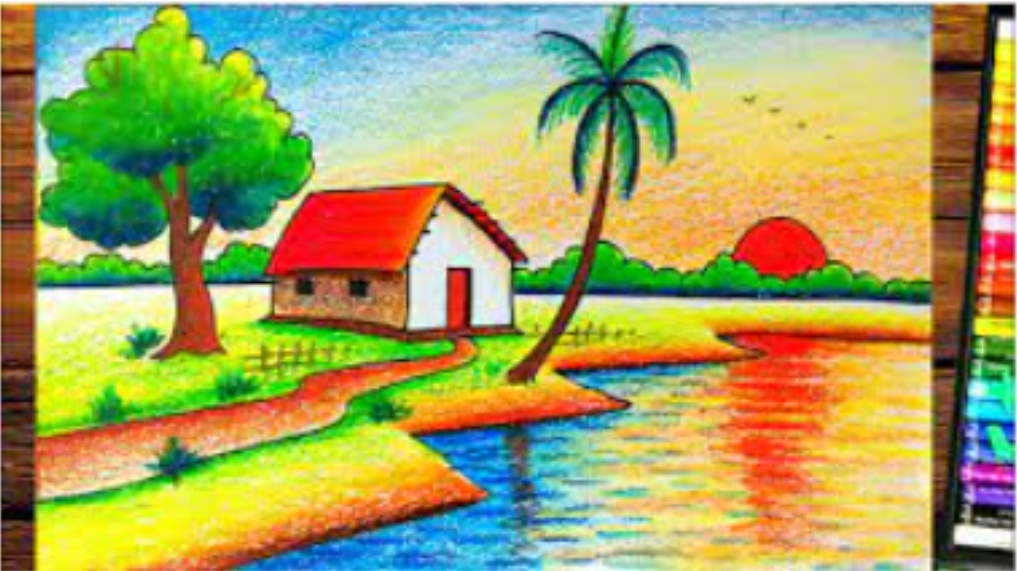
#> input picture Lab Experiments/Input/Image 2.png, 1017 x 571 px
$ python Program2.py
#> lines starting #> are read from the running program, lines starting #| are printed output that depends on the picture
import cv2

img = cv2.imread("Input/Image 2.png")
#> img is the input picture: shape (571, 1017, 3); mean B, G, R 96.5, 162.9, 161.6

if img is not None:
    blurred_img = cv2.GaussianBlur(img, (15, 15), 0)
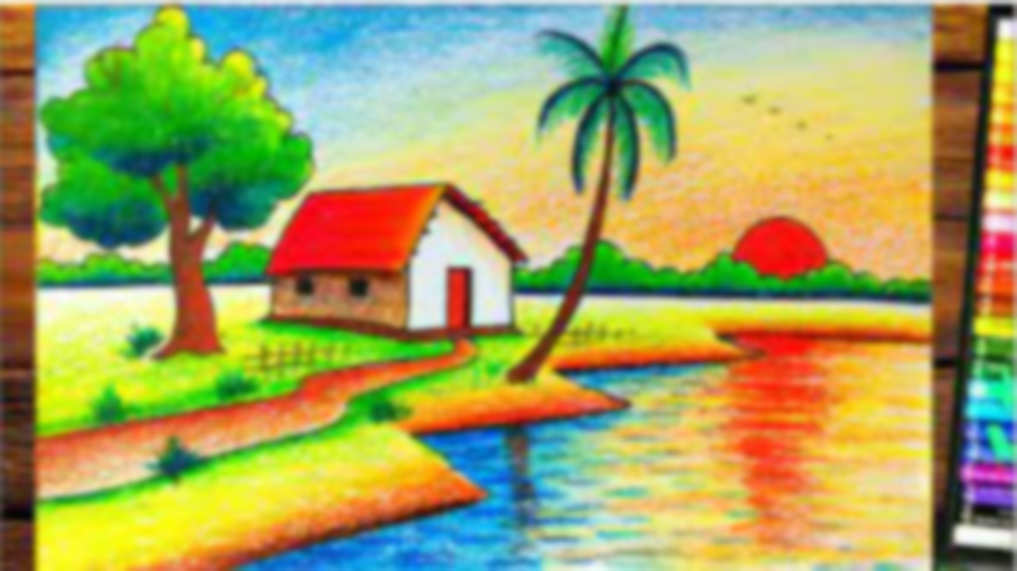
#> blurred_img: shape (571, 1017, 3); mean B, G, R 96.4, 162.8, 161.5
    cv2.imwrite("blurred_output.jpg", blurred_img)
    cv2.imshow("Original", img)
    cv2.imshow("Gaussian Blur", blurred_img)
    cv2.waitKey(0)
    cv2.destroyAllWindows()
else:
    print("Error: Could not read the image.")

$ run again, with Lab Experiments/Input/Image 10.png copied over Lab Experiments/Input/Image 2.png
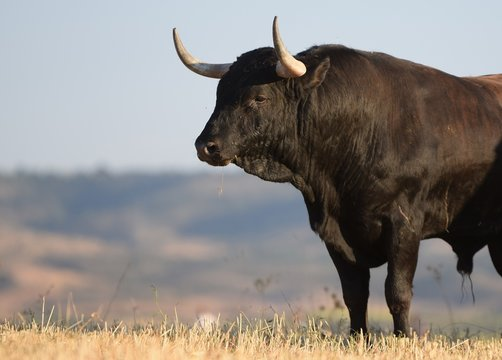
#> input picture Lab Experiments/Input/Image 10.png, 502 x 360 px
#> img is the input picture: shape (360, 502, 3); mean B, G, R 130.1, 135, 140.6
#> `blurred_img = cv2.GaussianBlur(img, (15, 15), 0)`:
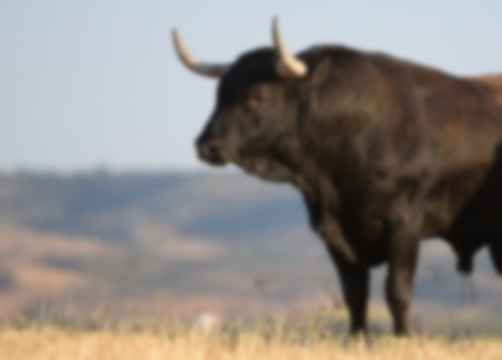
#> blurred_img: shape (360, 502, 3); mean B, G, R 130.1, 135, 140.6

$ run again, with Lab Experiments/Input/Image 11.png copied over Lab Experiments/Input/Image 2.png
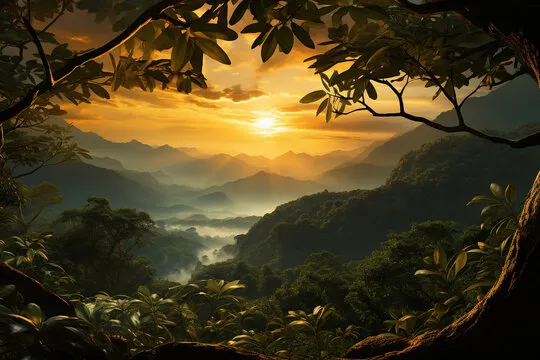
#> input picture Lab Experiments/Input/Image 11.png, 540 x 360 px
#> img is the input picture: shape (360, 540, 3); mean B, G, R 30.1, 61.1, 74.2
#> `blurred_img = cv2.GaussianBlur(img, (15, 15), 0)`:
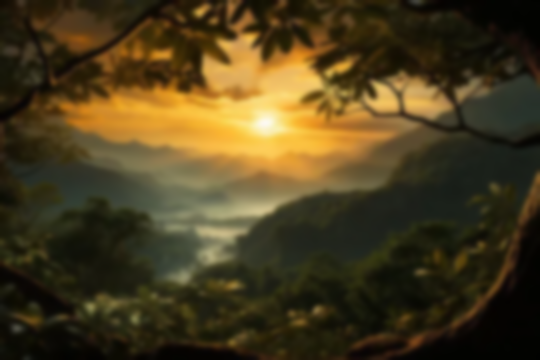
#> blurred_img: shape (360, 540, 3); mean B, G, R 30.1, 61.1, 74.2
